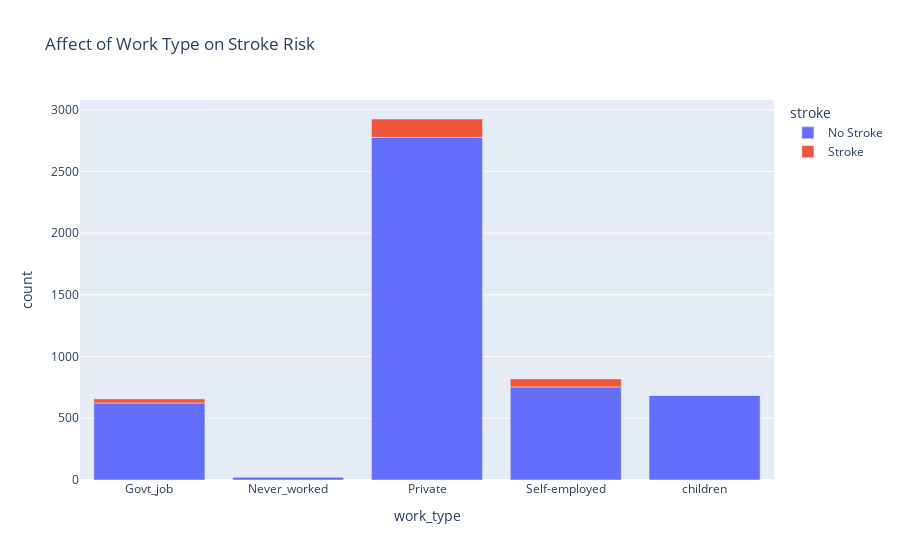

The notebook cell this image was saved under:
### Markdown cell above
**Work Type Plot**

### Code cell
work_type = df.groupby(['work_type', 'stroke']).agg({'stroke': 'count'}).rename(columns = {'stroke': 'count'}).reset_index()

work_type.iloc[[0,1], 0] = 'Govt_job'
work_type.iloc[2, 0] = 'Never_worked'
work_type.iloc[[3, 4], 0] = "Private"
work_type.iloc[[5, 6], 0] = "Self-employed"
work_type.iloc[[7, 8], 0] = 'children'
work_type.iloc[[0,2,3,5,7],1] = 'No Stroke'
work_type.iloc[[1,4,6,8],1] ='Stroke'

px.bar(work_type, x = 'work_type', y = 'count', color = 'stroke', title = 'Affect of Work Type on Stroke Risk')

### Figure 1 — Plotly figure (JSON) as saved in the notebook; plotly's stock layout.template omitted (floating-point values rounded to 4 significant figures)
{"data": [{"alignmentgroup": "True", "hovertemplate": "stroke=No Stroke<br>work_type=%{x}<br>count=%{y}<extra></extra>", "legendgroup": "No Stroke", "marker": {"color": "#636efa"}, "name": "No Stroke", "offsetgroup": "No Stroke", "orientation": "v", "showlegend": true, "textposition": "auto", "type": "bar", "x": ["Govt_job", "Never_worked", "Private", "Self-employed", "children"], "xaxis": "x", "y": [624, 22, 2775, 754, 685], "yaxis": "y"}, {"alignmentgroup": "True", "hovertemplate": "stroke=Stroke<br>work_type=%{x}<br>count=%{y}<extra></extra>", "legendgroup": "Stroke", "marker": {"color": "#EF553B"}, "name": "Stroke", "offsetgroup": "Stroke", "orientation": "v", "showlegend": true, "textposition": "auto", "type": "bar", "x": ["Govt_job", "Private", "Self-employed", "children"], "xaxis": "x", "y": [33, 149, 65, 2], "yaxis": "y"}], "layout": {"barmode": "relative", "legend": {"title": {"text": "stroke"}, "tracegroupgap": 0}, "title": {"text": "Affect of Work Type on Stroke Risk"}, "xaxis": {"anchor": "y", "domain": [0, 1], "title": {"text": "work_type"}}, "yaxis": {"anchor": "x", "domain": [0, 1], "title": {"text": "count"}}}}
